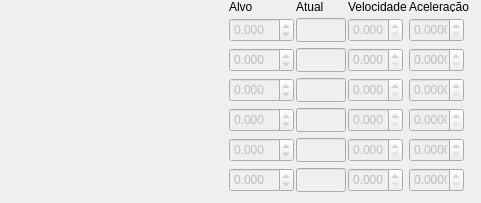
      <widget class="QWidget" name="tabAngulosDasJuntas">
       <attribute name="title">
        <string>Ângulos das juntas (graus)</string>
       </attribute>
       <widget class="QWidget" name="layoutWidget">
        <property name="geometry">
         <rect>
          <x>227</x>
          <y>1</y>
          <width>245</width>
          <height>193</height>
         </rect>
        </property>
        <layout class="QGridLayout" name="gridLayout_2">
         <property name="horizontalSpacing">
          <number>0</number>
         </property>
         <item row="0" column="0">
          <widget class="QLabel" name="lblAlvoAng">
           <property name="minimumSize">
            <size>
             <width>0</width>
             <height>11</height>
            </size>
           </property>
           <property name="maximumSize">
            <size>
             <width>16777215</width>
             <height>11</height>
            </size>
           </property>
           <property name="text">
            <string>Alvo</string>
           </property>
          </widget>
         </item>
         <item row="0" column="1">
          <widget class="QLabel" name="lblAtualAng">
           <property name="minimumSize">
            <size>
             <width>0</width>
             <height>11</height>
            </size>
           </property>
           <property name="maximumSize">
            <size>
             <width>16777215</width>
             <height>11</height>
            </size>
           </property>
           <property name="text">
            <string>Atual</string>
           </property>
          </widget>
         </item>
         <item row="0" column="2">
          <widget class="QLabel" name="lblVelocidadeAng">
           <property name="minimumSize">
            <size>
             <width>0</width>
             <height>11</height>
            </size>
           </property>
           <property name="maximumSize">
            <size>
             <width>16777215</width>
             <height>11</height>
            </size>
           </property>
           <property name="text">
            <string>Velocidade</string>
           </property>
          </widget>
         </item>
         <item row="0" column="3">
          <widget class="QLabel" name="lblAceleracaoAng">
           <property name="minimumSize">
            <size>
             <width>0</width>
             <height>11</height>
            </size>
           </property>
           <property name="maximumSize">
            <size>
             <width>16777215</width>
             <height>11</height>
            </size>
           </property>
           <property name="text">
            <string>Aceleração</string>
           </property>
          </widget>
         </item>
         <item row="1" column="0">
          <widget class="QDoubleSpinBox" name="spnJ0AlvoGraus">
           <property name="enabled">
            <bool>false</bool>
           </property>
           <property name="minimumSize">
            <size>
             <width>65</width>
             <height>24</height>
            </size>
           </property>
           <property name="maximumSize">
            <size>
             <width>65</width>
             <height>24</height>
            </size>
           </property>
           <property name="keyboardTracking">
            <bool>false</bool>
           </property>
           <property name="decimals">
            <number>3</number>
           </property>
           <property name="minimum">
            <double>-9999.000000000000000</double>
           </property>
           <property name="maximum">
            <double>9999.000000000000000</double>
           </property>
           <property name="singleStep">
            <double>0.000000000000000</double>
           </property>
          </widget>
         </item>
         <item row="1" column="1">
          <widget class="QLineEdit" name="edtJ0AtualGraus">
           <property name="enabled">
            <bool>false</bool>
           </property>
           <property name="sizePolicy">
            <sizepolicy hsizetype="Preferred" vsizetype="Fixed">
             <horstretch>0</horstretch>
             <verstretch>0</verstretch>
            </sizepolicy>
           </property>
           <property name="minimumSize">
            <size>
             <width>50</width>
             <height>24</height>
            </size>
           </property>
           <property name="maximumSize">
            <size>
             <width>50</width>
             <height>24</height>
            </size>
           </property>
           <property name="text">
            <string/>
           </property>
          </widget>
         </item>
         <item row="1" column="2">
          <widget class="QDoubleSpinBox" name="spnJ0VelGrausPorSeg">
           <property name="enabled">
            <bool>false</bool>
           </property>
           <property name="minimumSize">
            <size>
             <width>55</width>
             <height>24</height>
            </size>
           </property>
           <property name="maximumSize">
            <size>
             <width>55</width>
             <height>24</height>
            </size>
           </property>
           <property name="keyboardTracking">
            <bool>false</bool>
           </property>
           <property name="decimals">
            <number>3</number>
           </property>
           <property name="maximum">
            <double>9999.000000000000000</double>
           </property>
           <property name="singleStep">
            <double>0.000000000000000</double>
           </property>
          </widget>
         </item>
         <item row="1" column="3">
          <widget class="QDoubleSpinBox" name="spnJ0AclGrausPorSegQuad">
           <property name="enabled">
            <bool>false</bool>
           </property>
           <property name="minimumSize">
            <size>
             <width>55</width>
             <height>24</height>
            </size>
           </property>
           <property name="maximumSize">
            <size>
             <width>55</width>
             <height>24</height>
            </size>
           </property>
           <property name="keyboardTracking">
            <bool>false</bool>
           </property>
           <property name="decimals">
            <number>4</number>
           </property>
           <property name="maximum">
            <double>9999.000000000000000</double>
           </property>
           <property name="singleStep">
            <double>0.000000000000000</double>
           </property>
          </widget>
         </item>
         <item row="2" column="0">
          <widget class="QDoubleSpinBox" name="spnJ1AlvoGraus">
           <property name="enabled">
            <bool>false</bool>
           </property>
           <property name="minimumSize">
            <size>
             <width>65</width>
             <height>24</height>
            </size>
           </property>
           <property name="maximumSize">
            <size>
             <width>65</width>
             <height>24</height>
            </size>
           </property>
           <property name="keyboardTracking">
            <bool>false</bool>
           </property>
           <property name="decimals">
            <number>3</number>
           </property>
           <property name="minimum">
            <double>-9999.000000000000000</double>
           </property>
           <property name="maximum">
            <double>9999.000000000000000</double>
           </property>
           <property name="singleStep">
            <double>0.000000000000000</double>
           </property>
          </widget>
         </item>
         <item row="2" column="1">
          <widget class="QLineEdit" name="edtJ1AtualGraus">
           <property name="enabled">
            <bool>false</bool>
           </property>
           <property name="sizePolicy">
            <sizepolicy hsizetype="Preferred" vsizetype="Fixed">
             <horstretch>0</horstretch>
             <verstretch>0</verstretch>
            </sizepolicy>
           </property>
           <property name="minimumSize">
            <size>
             <width>50</width>
             <height>24</height>
            </size>
           </property>
           <property name="maximumSize">
            <size>
             <width>50</width>
             <height>24</height>
            </size>
           </property>
           <property name="text">
            <string/>
           </property>
          </widget>
         </item>
         <item row="2" column="2">
          <widget class="QDoubleSpinBox" name="spnJ1VelGrausPorSeg">
           <property name="enabled">
            <bool>false</bool>
           </property>
           <property name="minimumSize">
            <size>
             <width>55</width>
             <height>24</height>
            </size>
           </property>
           <property name="maximumSize">
            <size>
             <width>55</width>
             <height>24</height>
            </size>
           </property>
           <property name="keyboardTracking">
            <bool>false</bool>
           </property>
           <property name="decimals">
            <number>3</number>
           </property>
           <property name="maximum">
            <double>9999.000000000000000</double>
           </property>
           <property name="singleStep">
            <double>0.000000000000000</double>
           </property>
          </widget>
         </item>
         <item row="2" column="3">
          <widget class="QDoubleSpinBox" name="spnJ1AclGrausPorSegQuad">
           <property name="enabled">
            <bool>false</bool>
           </property>
           <property name="minimumSize">
            <size>
             <width>55</width>
             <height>24</height>
            </size>
           </property>
           <property name="maximumSize">
            <size>
             <width>55</width>
             <height>24</height>
            </size>
           </property>
           <property name="keyboardTracking">
            <bool>false</bool>
           </property>
           <property name="decimals">
            <number>4</number>
           </property>
           <property name="maximum">
            <double>9999.000000000000000</double>
           </property>
           <property name="singleStep">
            <double>0.000000000000000</double>
           </property>
          </widget>
         </item>
         <item row="3" column="0">
          <widget class="QDoubleSpinBox" name="spnJ2AlvoGraus">
           <property name="enabled">
            <bool>false</bool>
           </property>
           <property name="minimumSize">
            <size>
             <width>65</width>
             <height>24</height>
            </size>
           </property>
           <property name="maximumSize">
            <size>
             <width>65</width>
             <height>24</height>
            </size>
           </property>
           <property name="keyboardTracking">
            <bool>false</bool>
           </property>
           <property name="decimals">
            <number>3</number>
           </property>
           <property name="minimum">
            <double>-9999.000000000000000</double>
           </property>
           <property name="maximum">
            <double>9999.000000000000000</double>
           </property>
           <property name="singleStep">
            <double>0.000000000000000</double>
           </property>
           <property name="value">
            <double>0.000000000000000</double>
           </property>
          </widget>
         </item>
         <item row="3" column="1">
          <widget class="QLineEdit" name="edtJ2AtualGraus">
           <property name="enabled">
            <bool>false</bool>
           </property>
           <property name="sizePolicy">
            <sizepolicy hsizetype="Preferred" vsizetype="Fixed">
             <horstretch>0</horstretch>
             <verstretch>0</verstretch>
            </sizepolicy>
           </property>
           <property name="minimumSize">
            <size>
             <width>50</width>
             <height>24</height>
            </size>
           </property>
           <property name="maximumSize">
            <size>
             <width>50</width>
             <height>24</height>
            </size>
           </property>
           <property name="text">
            <string/>
           </property>
          </widget>
         </item>
         <item row="3" column="2">
          <widget class="QDoubleSpinBox" name="spnJ2VelGrausPorSeg">
           <property name="enabled">
            <bool>false</bool>
           </property>
           <property name="minimumSize">
            <size>
             <width>55</width>
             <height>24</height>
            </size>
           </property>
           <property name="maximumSize">
            <size>
             <width>55</width>
             <height>24</height>
            </size>
           </property>
           <property name="keyboardTracking">
            <bool>false</bool>
           </property>
           <property name="decimals">
            <number>3</number>
           </property>
           <property name="maximum">
            <double>9999.000000000000000</double>
           </property>
           <property name="singleStep">
            <double>0.000000000000000</double>
           </property>
          </widget>
         </item>
         <item row="3" column="3">
          <widget class="QDoubleSpinBox" name="spnJ2AclGrausPorSegQuad">
           <property name="enabled">
            <bool>false</bool>
           </property>
           <property name="minimumSize">
            <size>
             <width>55</width>
             <height>24</height>
            </size>
           </property>
           <property name="maximumSize">
            <size>
             <width>55</width>
             <height>24</height>
            </size>
           </property>
           <property name="keyboardTracking">
            <bool>false</bool>
           </property>
           <property name="decimals">
            <number>4</number>
           </property>
           <property name="maximum">
            <double>9999.000000000000000</double>
           </property>
           <property name="singleStep">
            <double>0.000000000000000</double>
           </property>
          </widget>
         </item>
         <item row="4" column="0">
          <widget class="QDoubleSpinBox" name="spnJ3AlvoGraus">
           <property name="enabled">
            <bool>false</bool>
           </property>
           <property name="minimumSize">
            <size>
             <width>65</width>
             <height>24</height>
            </size>
           </property>
           <property name="maximumSize">
            <size>
             <width>65</width>
             <height>24</height>
            </size>
           </property>
           <property name="keyboardTracking">
            <bool>false</bool>
           </property>
           <property name="decimals">
            <number>3</number>
           </property>
           <property name="minimum">
            <double>-9999.000000000000000</double>
           </property>
           <property name="maximum">
            <double>9999.000000000000000</double>
           </property>
           <property name="singleStep">
            <double>0.000000000000000</double>
           </property>
          </widget>
         </item>
         <item row="4" column="1">
          <widget class="QLineEdit" name="edtJ3AtualGraus">
           <property name="enabled">
            <bool>false</bool>
           </property>
           <property name="sizePolicy">
            <sizepolicy hsizetype="Preferred" vsizetype="Fixed">
             <horstretch>0</horstretch>
             <verstretch>0</verstretch>
            </sizepolicy>
           </property>
           <property name="minimumSize">
            <size>
             <width>50</width>
             <height>24</height>
            </size>
           </property>
           <property name="maximumSize">
            <size>
             <width>50</width>
             <height>24</height>
            </size>
           </property>
           <property name="text">
            <string/>
           </property>
          </widget>
         </item>
         <item row="4" column="2">
          <widget class="QDoubleSpinBox" name="spnJ3VelGrausPorSeg">
           <property name="enabled">
            <bool>false</bool>
           </property>
           <property name="minimumSize">
            <size>
             <width>55</width>
             <height>24</height>
            </size>
           </property>
           <property name="maximumSize">
            <size>
             <width>55</width>
             <height>24</height>
            </size>
           </property>
           <property name="keyboardTracking">
            <bool>false</bool>
           </property>
           <property name="decimals">
            <number>3</number>
           </property>
           <property name="maximum">
            <double>9999.000000000000000</double>
           </property>
           <property name="singleStep">
            <double>0.000000000000000</double>
           </property>
          </widget>
         </item>
         <item row="4" column="3">
          <widget class="QDoubleSpinBox" name="spnJ3AclGrausPorSegQuad">
           <property name="enabled">
            <bool>false</bool>
           </property>
           <property name="minimumSize">
            <size>
             <width>55</width>
             <height>24</height>
            </size>
           </property>
           <property name="maximumSize">
            <size>
             <width>55</width>
             <height>24</height>
            </size>
           </property>
           <property name="keyboardTracking">
            <bool>false</bool>
           </property>
           <property name="decimals">
            <number>4</number>
           </property>
           <property name="maximum">
            <double>9999.000000000000000</double>
           </property>
           <property name="singleStep">
            <double>0.000000000000000</double>
           </property>
          </widget>
         </item>
         <item row="5" column="0">
          <widget class="QDoubleSpinBox" name="spnJ4AlvoGraus">
           <property name="enabled">
            <bool>false</bool>
           </property>
           <property name="minimumSize">
            <size>
             <width>65</width>
             <height>24</height>
            </size>
           </property>
           <property name="maximumSize">
            <size>
             <width>65</width>
             <height>24</height>
            </size>
           </property>
           <property name="keyboardTracking">
            <bool>false</bool>
           </property>
           <property name="decimals">
            <number>3</number>
           </property>
           <property name="minimum">
            <double>-9999.000000000000000</double>
           </property>
           <property name="maximum">
            <double>9999.000000000000000</double>
           </property>
           <property name="singleStep">
            <double>0.000000000000000</double>
           </property>
          </widget>
         </item>
         <item row="5" column="1">
          <widget class="QLineEdit" name="edtJ4AtualGraus">
           <property name="enabled">
            <bool>false</bool>
           </property>
           <property name="sizePolicy">
            <sizepolicy hsizetype="Preferred" vsizetype="Fixed">
             <horstretch>0</horstretch>
             <verstretch>0</verstretch>
            </sizepolicy>
           </property>
           <property name="minimumSize">
            <size>
             <width>50</width>
             <height>24</height>
            </size>
           </property>
           <property name="maximumSize">
            <size>
             <width>50</width>
             <height>24</height>
            </size>
           </property>
           <property name="text">
            <string/>
           </property>
          </widget>
         </item>
         <item row="5" column="2">
          <widget class="QDoubleSpinBox" name="spnJ4VelGrausPorSeg">
           <property name="enabled">
            <bool>false</bool>
           </property>
           <property name="minimumSize">
            <size>
             <width>55</width>
             <height>24</height>
            </size>
           </property>
           <property name="maximumSize">
            <size>
             <width>55</width>
             <height>24</height>
            </size>
           </property>
           <property name="keyboardTracking">
            <bool>false</bool>
           </property>
           <property name="decimals">
            <number>3</number>
           </property>
           <property name="maximum">
            <double>9999.000000000000000</double>
           </property>
           <property name="singleStep">
            <double>0.000000000000000</double>
           </property>
          </widget>
         </item>
         <item row="5" column="3">
          <widget class="QDoubleSpinBox" name="spnJ4AclGrausPorSegQuad">
           <property name="enabled">
            <bool>false</bool>
           </property>
           <property name="minimumSize">
            <size>
             <width>55</width>
             <height>24</height>
            </size>
           </property>
           <property name="maximumSize">
            <size>
             <width>55</width>
             <height>24</height>
            </size>
           </property>
           <property name="keyboardTracking">
            <bool>false</bool>
           </property>
           <property name="decimals">
            <number>4</number>
           </property>
           <property name="maximum">
            <double>9999.000000000000000</double>
           </property>
           <property name="singleStep">
            <double>0.000000000000000</double>
           </property>
          </widget>
         </item>
         <item row="6" column="0">
          <widget class="QDoubleSpinBox" name="spnGRAlvoGraus">
           <property name="enabled">
            <bool>false</bool>
           </property>
           <property name="minimumSize">
            <size>
             <width>65</width>
             <height>24</height>
            </size>
           </property>
           <property name="maximumSize">
            <size>
             <width>65</width>
             <height>24</height>
            </size>
           </property>
           <property name="keyboardTracking">
            <bool>false</bool>
           </property>
           <property name="decimals">
            <number>3</number>
           </property>
           <property name="minimum">
            <double>-9999.000000000000000</double>
           </property>
           <property name="maximum">
            <double>9999.000000000000000</double>
           </property>
           <property name="singleStep">
            <double>0.000000000000000</double>
           </property>
          </widget>
         </item>
         <item row="6" column="1">
          <widget class="QLineEdit" name="edtGRAtualGraus">
           <property name="enabled">
            <bool>false</bool>
           </property>
           <property name="sizePolicy">
            <sizepolicy hsizetype="Preferred" vsizetype="Fixed">
             <horstretch>0</horstretch>
             <verstretch>0</verstretch>
            </sizepolicy>
           </property>
           <property name="minimumSize">
            <size>
             <width>50</width>
             <height>24</height>
            </size>
           </property>
           <property name="maximumSize">
            <size>
             <width>50</width>
             <height>24</height>
            </size>
           </property>
           <property name="text">
            <string/>
           </property>
          </widget>
         </item>
         <item row="6" column="2">
          <widget class="QDoubleSpinBox" name="spnGRVelGrausPorSeg">
           <property name="enabled">
            <bool>false</bool>
           </property>
           <property name="minimumSize">
            <size>
             <width>55</width>
             <height>24</height>
            </size>
           </property>
           <property name="maximumSize">
            <size>
             <width>55</width>
             <height>24</height>
            </size>
           </property>
           <property name="keyboardTracking">
            <bool>false</bool>
           </property>
           <property name="decimals">
            <number>3</number>
           </property>
           <property name="maximum">
            <double>9999.000000000000000</double>
           </property>
           <property name="singleStep">
            <double>0.000000000000000</double>
           </property>
          </widget>
         </item>
         <item row="6" column="3">
          <widget class="QDoubleSpinBox" name="spnGRAclGrausPorSegQuad">
           <property name="enabled">
            <bool>false</bool>
           </property>
           <property name="minimumSize">
            <size>
             <width>55</width>
             <height>24</height>
            </size>
           </property>
           <property name="maximumSize">
            <size>
             <width>55</width>
             <height>24</height>
            </size>
           </property>
           <property name="keyboardTracking">
            <bool>false</bool>
           </property>
           <property name="decimals">
            <number>4</number>
           </property>
           <property name="maximum">
            <double>9999.000000000000000</double>
           </property>
           <property name="singleStep">
            <double>0.000000000000000</double>
           </property>
          </widget>
         </item>
        </layout>
       </widget>
      </widget>
